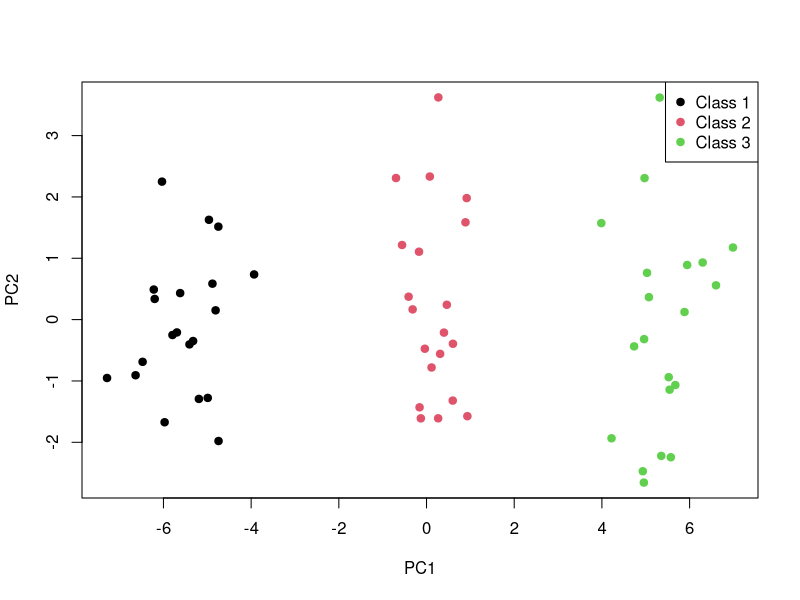

Recreate this plot in R.
rm(list = ls())


#a) Generate a simulated data set with 20 observations in each of three classes (i.e. 60
#observations total), and 50 variables

set.seed(123)
class1_data <- matrix(rnorm(20*50, mean = 0), ncol = 50)
class2_data <- matrix(rnorm(20*50, mean = 1), ncol = 50)
class3_data <- matrix(rnorm(20*50, mean = 2), ncol = 50)

combined_data <- rbind(class1_data, class2_data, class3_data)
data_labels <- factor(c(rep(1, 20), rep(2, 20), rep(3, 20)))

#b) Perform PCA on the 60 observations and plot the first two principal component score
#vectors. Use a different color to indicate the observations in each of the three classes.

pca_result <- prcomp(combined_data, center = TRUE, scale. = TRUE)

#c) Perform K-means clustering of the observations with K = 3. How well do the clusters that
#you obtained in K-means clustering compare to the true class labels?

plot(pca_result$x[,1:2], col = data_labels, pch = 19, xlab = "PC1", ylab = "PC2")
legend("topright", legend = c("Class 1", "Class 2", "Class 3"), col = 1:3, pch = 19)

km3_data <- kmeans(combined_data, centers = 3, nstart = 20)
table(data_labels, km3_data$cluster)

#d) Perform K-means clustering with K = 2. Describe your results

km2_data <- kmeans(combined_data, centers = 2, nstart = 20)
table(data_labels, km2_data$cluster)

#e) Now perform K-means clustering with K = 4, and describe your results.

km4_data <- kmeans(combined_data, centers = 4, nstart = 20)
table(data_labels, km4_data$cluster)

#f) Now perform K-means clustering with K = 3 on the first two principal component score
#vectors, rather than on the raw data. That is, perform K-means clustering on the 60 × 2
#matrix of which the first column is the first principal component score vector, and the
#second column is the second principal component score vector. Comment on the
#results.

km_pca_data <- kmeans(pca_result$x[,1:2], centers = 3, nstart = 20)
table(data_labels, km_pca_data$cluster)

#g) Using the scale() function, perform K-means clustering with K = 3 on the data after
#scaling each variable to have standard deviation one. How do these results compare to
#those obtained in (b)? Explain

scaled_data <- scale(combined_data)
km_scaled_data <- kmeans(scaled_data, centers = 3, nstart = 20)
table(data_labels, km_scaled_data$cluster)
